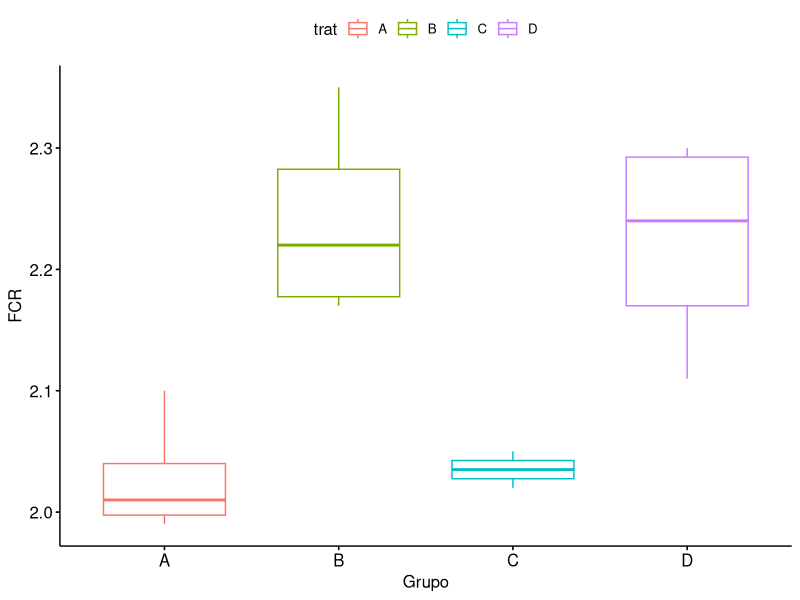
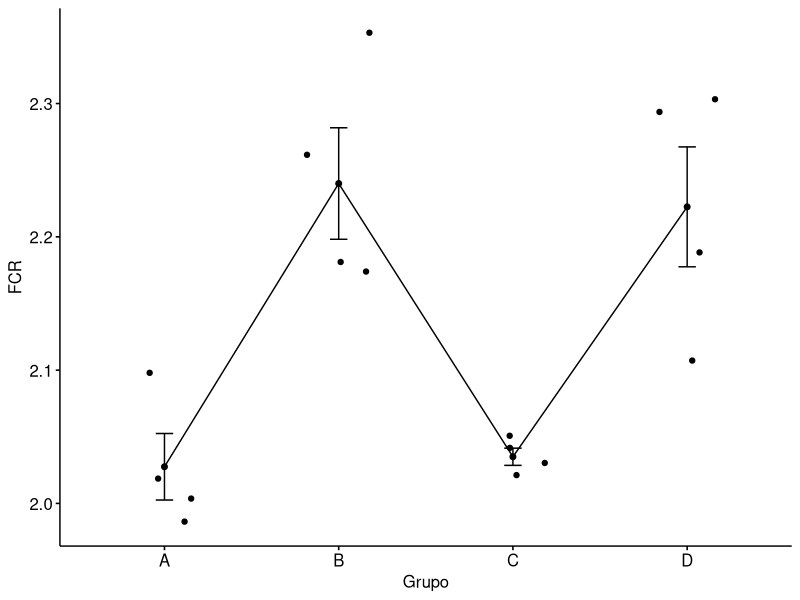
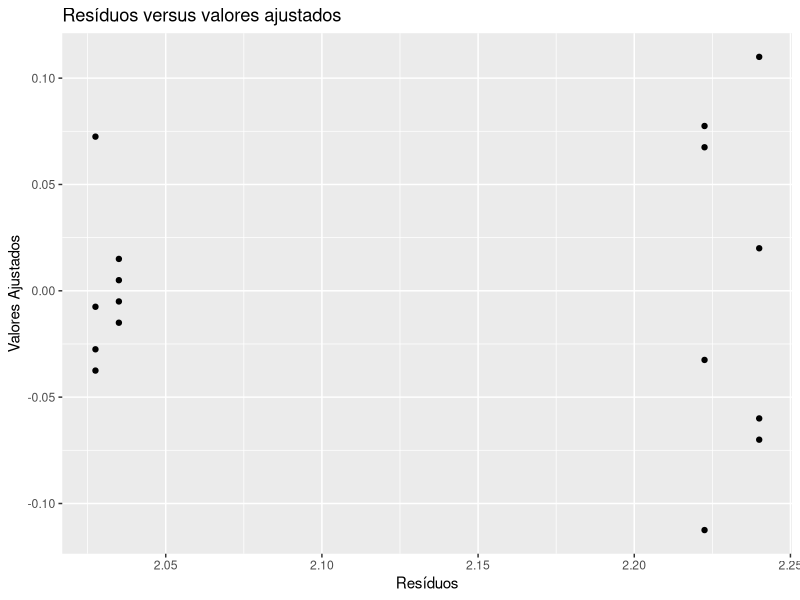

Source code (R) for these figures, in order:
## ---- chunk 1
knitr::opts_chunk$set(echo = TRUE)
library(tidyverse)
library(multcomp, quietly = T)
library(gmodels)
library(ggpubr)
## ---- chunk 2
#Tabela 01

y <- c(2.10, 1.99, 2.02, 2.00, 2.35,2.26,2.18,2.17,2.02,2.04,2.03,2.05,2.19,2.11,2.29,2.30)

trat <- c(rep("A",4), rep("B",4), rep("C",4), rep("D",4))

trat <- as.factor(trat)

#creating a dataframe

df02 <- data.frame(trat,y)

#length of each treatment
n <- tapply(df02$y, df02$trat, length)

#mean of each treatment
means <- tapply(df02$y, df02$trat, mean)

#variances
sds <- tapply(df02$y, df02$trat, sd)

#summary dataframe

df02_ <- data.frame(n,means, round(sds,2))

## ---- chunk 3
df02 %>% group_by(trat) %>% summarise(n = n(),
                                     media = mean(y),
                                     variancia = var(y),
                                     desvio_padr = sd(y))
## ---- chunk 4
length(trat)/16
## ---- chunk 5
#Verificando as pressuposições do para a ANOVA

# Analise Exploratoria rapida
ggboxplot(df02, x = "trat", y = "y", 
          color = "trat",
          ylab = "FCR", xlab = "Grupo")
## ---- chunk 6
ggline(df02, x = "trat", y = "y", 
       add = c("mean_se", "jitter"), 
       ylab = "FCR", xlab = "Grupo")
## ---- chunk 7
fit <- df02 %>% aov(y ~ trat, data = .)
## ---- chunk 8
ggplot() +
  geom_point(aes(y = fit$residuals, x = fit$fitted.values)) +
  labs( x= "Resíduos",
        y = "Valores Ajustados",
        title = "Resíduos versus valores ajustados")
## ---- chunk 9
summary(fit)
## ---- chunk 10

trat <- gl(4,4)

trat1 <- c(1,-1/3,-1/3,-1/3)
trat2 <- c(0,1,-1/2,-1/2)
trat3 <- c(0,0,1,-1)

contrasts(trat)<- cbind(trat1,
                        trat2,
                        trat3)

c1 <- rbind(trat1,
            trat2,
            trat3)

rownames(c1) <- paste("contr", 1:3, sep = "")
c1

mod2 <- aov(y ~ trat, data = df02, contrast = list(trat = make.contrasts(c1)))
summary(mod2, split = list(trat = 1:3))

fit.contrast(mod2, "trat", c1)
## ---- chunk 11
c1

## ---- chunk 12


modelo <- lm(y~trat, data = df02)
summary(glht(modelo,linfct=mcp(trat=trat1)))

## ---- chunk 13
summary(glht(modelo,linfct=mcp(trat=trat2)))
## ---- chunk 14

summary(glht(modelo,linfct=mcp(trat=trat3)))
